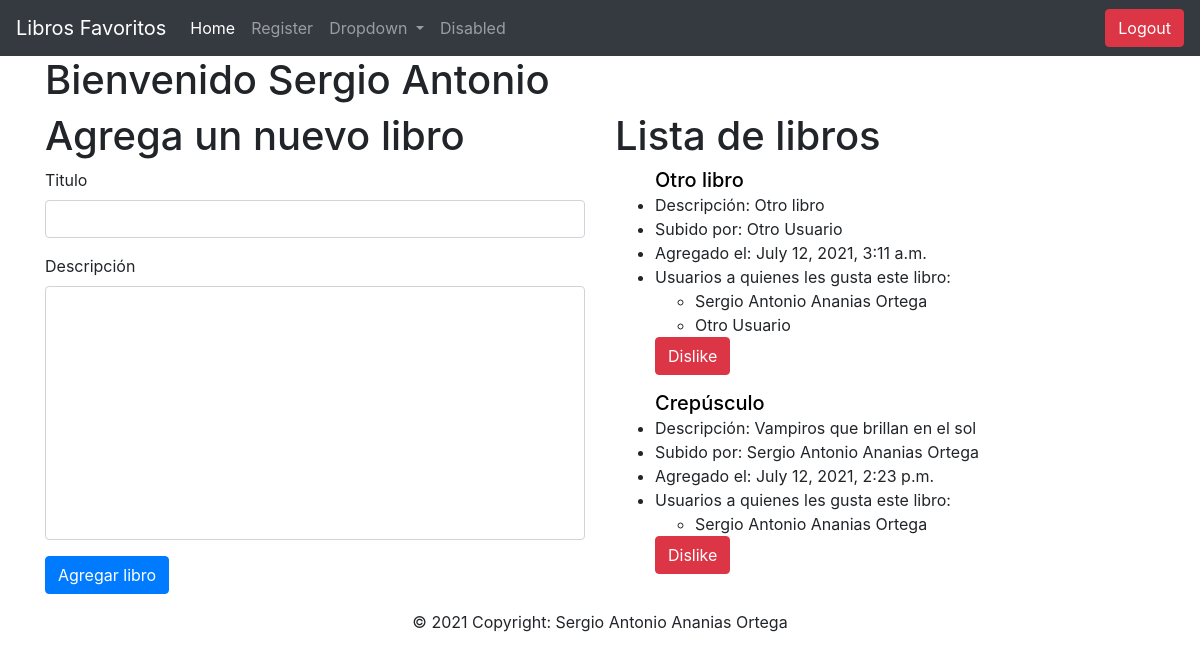
Page /librosfavoritos/ (signed in) on the committed database.
### app/models.py (models this page shows, shortened)
class User(models.Model):
    first_names = models.CharField(max_length=100)
    last_names = models.CharField(max_length=100)
    email = models.EmailField()
    password = models.CharField(max_length=255)
    dateborn = models.DateField()
    permission = models.ForeignKey(Permission, related_name='users', blank=True, null=True, on_delete=models.SET_NULL)
    created_at = models.DateTimeField(auto_now_add=True)
    updated_at = models.DateTimeField(auto_now=True)
    objects= UserManager()
    def __str__(self):
        return f"{self.first_names} {self.last_names}"

### favoritos/models.py (models this page shows)
class Book(models.Model):
    title = models.CharField(max_length=100)
    description = models.TextField()
    uploaded_by = models.ForeignKey(User, related_name='books', null=True, on_delete=models.SET_NULL)
    liked_by = models.ManyToManyField(User, related_name='liked_books')
    created_at = models.DateTimeField(auto_now_add=True)
    updated_at = models.DateTimeField(auto_now=True)

### favoritos/decorators.py (the view)
    def wrapper(request):
        if not 'user' in request.session or not request.session['user']:
            return redirect("/login")
        return func(request)

### favoritos/views.py (called while the page is built)
@loginauth
def index(request):
    context = {
        'books': Book.objects.all(),
        'user': User.objects.get(id=request.session['user'])
    }
    return render(request, 'favoritos.html', context)

### favoritos/templates/favoritos.html (shortened to what this page needs)
{% extends 'base.html' %}
{% block content %}
<h1>Bienvenido {{ user.first_names }}</h1>
<div class="row">
    <div class="col-lg-6 col-sm-12">
        <h1>Agrega un nuevo libro</h1>
        <form action="/librosfavoritos/newbook" method="post"> {% csrf_token %}
            <form>
                <div class="form-group">
                    <label for="title">Titulo</label>
                    <input type="text" name="title" class="form-control" id="title">
                </div>
                <div class="form-group">
                    <label for="desc">Descripción</label>
                    <textarea name="desc" id="desc" cols="30" class="form-control" style="resize: none;"
                        rows="10"></textarea>
                </div>
                <button type="submit" class="btn btn-primary">Agregar libro</button>
            </form>
        </form>
    </div>
    <div class="col-lg-6 col-sm-12">
        <h1>Lista de libros</h1>
        {% if books %}
        {% for book in books %}
        <ul>
            <a href="{{ book.id }}" class="h5" style="text-decoration:none; color:#000">{{ book.title }}</a>
            <li>Descripción: {{book.description}}</li>
            <li>Subido por: {{book.uploaded_by.first_names}} {{ book.uploaded_by.last_names}}</li>
            <li>Agregado el: {{ book.created_at }}</li>
            <li>Usuarios a quienes les gusta este libro:</li>
            <ul>
                {% for user in book.liked_by.all %}
                <li>{{ user }}</li>
                {% endfor %}
            </ul>
            {% if user not in book.liked_by.all %}
            <a href="{{ book.id }}/like" class="btn btn-primary">Like</a>
            {% else %}
            <a href="{{ book.id }}/dislike" class="btn btn-danger">Dislike</a>
            {% endif %}
        </ul>
        {% endfor %}
        {% endif %}
    </div>
</div>
{% endblock %}

### app/templates/base.html (shortened to what this page needs)
<!DOCTYPE html>
<html lang="en">
    <head>
        {% load static %}
        <link rel="stylesheet" href="{% static 'css/bootstrap.min.css' %}">
        <link rel="stylesheet" href="{% static 'css/animate.min.css' %}">
        <link rel="stylesheet" href="{% static 'css/jquery.dataTables.min.css' %}">
        <link rel="stylesheet" href="{% static 'css/styles.css' %}">
        <link rel="stylesheet" href="{% static 'css/toastr.min.css' %}">
    </head>
    <body>
        {% include 'menu.html' %}
        <div class="container">
            {% block content %}
            {% endblock %}
        </div>
        {% include 'footer.html' %}
    </body>
</html>

### app/templates/menu.html (shortened to what this page needs)
<nav class="navbar navbar-expand-lg navbar-dark bg-dark">
    <a class="navbar-brand" href="/librosfavoritos">Libros Favoritos</a>
    <div class="collapse navbar-collapse" id="navbarSupportedContent">
        <ul class="navbar-nav mr-auto">
            <li class="nav-item active">
                <a class="nav-link" href="/">Home<span class="sr-only">(current)</span></a>
            </li>
            <li class="nav-item">
                <a class="nav-link" href="/register">Register</a>
            </li>
            <li class="nav-item dropdown">
                <a class="nav-link dropdown-toggle" href="#" id="navbarDropdown" role="button" data-toggle="dropdown"
                    aria-haspopup="true" aria-expanded="false">
                    Dropdown
                </a>
            </li>
            <li class="nav-item">
                <a class="nav-link {% if request.session.admin == true %} disabled {% endif %}" href="#">Disabled</a>
            </li>
        </ul>
        {% if request.session.user %}
        <form class="form-inline my-2 my-lg-0">
            <a href="/logout" class="btn btn-danger">Logout</a>
        </form>
        {% endif %}
    </div>
</nav>

### app/templates/footer.html
<footer class="text-center">
    <div class="footer-copyright text-center py-3">© 2021 Copyright:
        Sergio Antonio Ananias Ortega
    </div>
</footer>

### rows in the picture
User: first_names "Sergio Antonio", first_names+last_names "Sergio Antonio Ananias Ortega"
Book: title "Otro libro", description "Otro libro", uploaded_by.first_names "Otro", uploaded_by.last_names "Usuario", created_at "July 12, 2021, 3:11 a.m."
User: first_names+last_names "Otro Usuario"
Book: title "Crepúsculo", description "Vampiros que brillan en el sol", uploaded_by.first_names "Sergio Antonio", uploaded_by.last_names "Ananias Ortega", created_at "July 12, 2021, 2:23 p.m."
